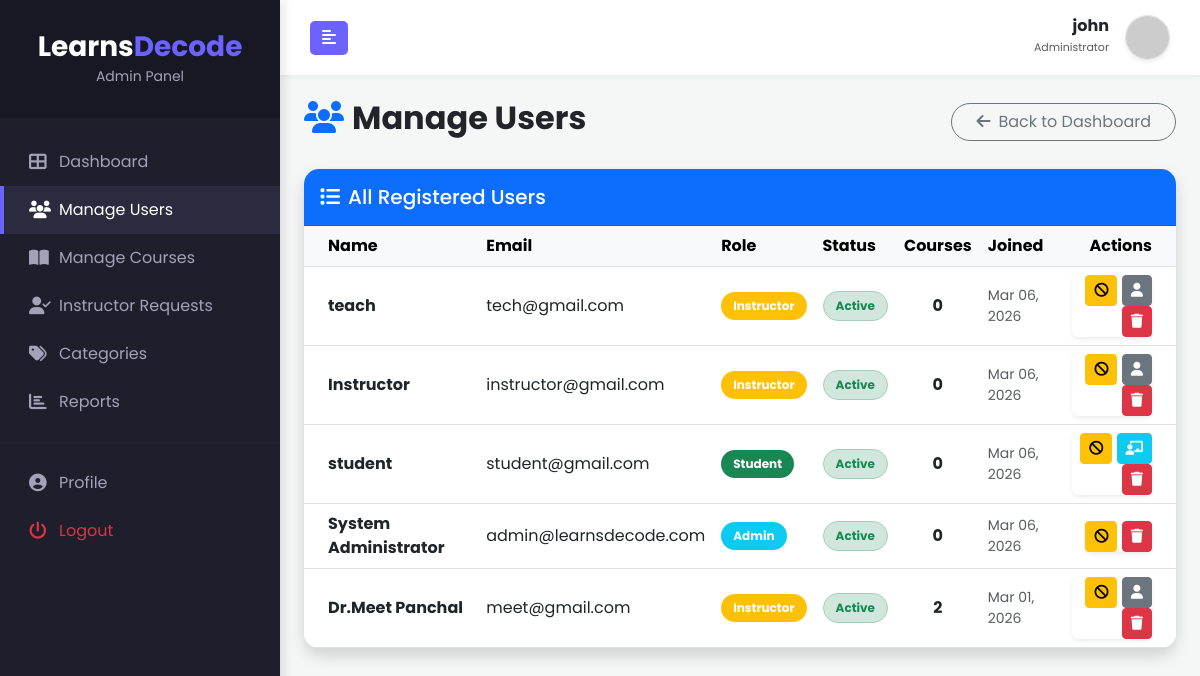
/admin/manage_users.php (signed in), run on an earlier commit of the app's database.
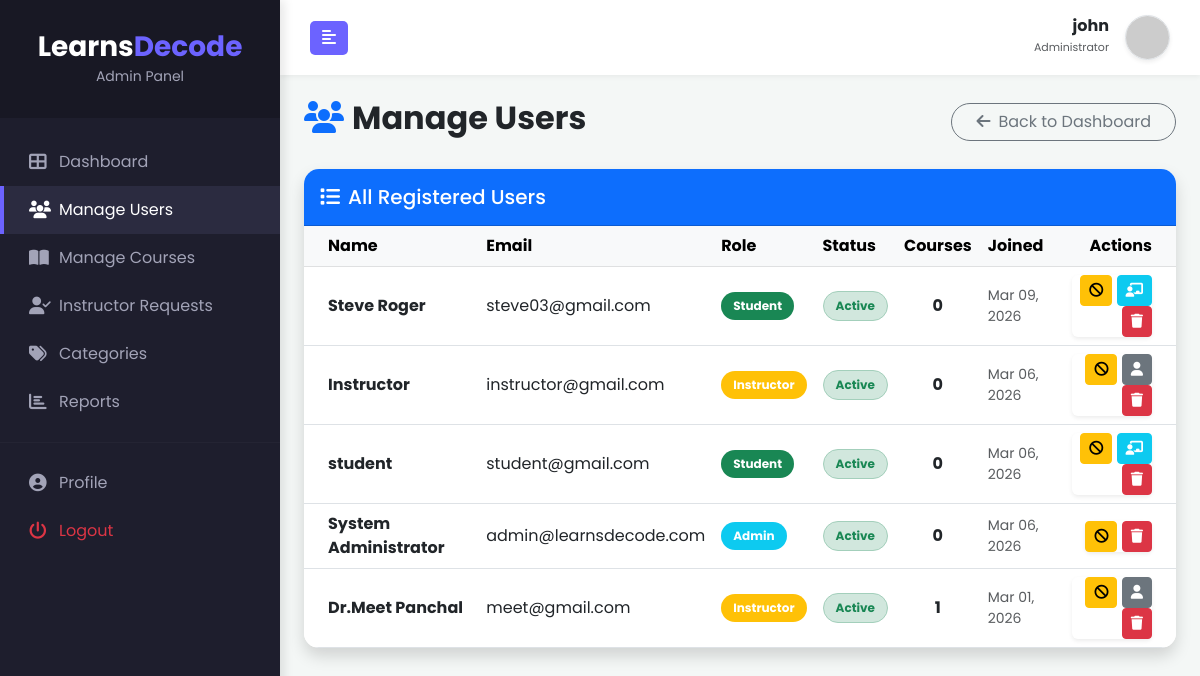
And on a later commit of the database.
### tables this page shows
CREATE TABLE `users` (
  `id` int(10) UNSIGNED NOT NULL,
  `name` varchar(100) NOT NULL,
  `email` varchar(100) NOT NULL,
  `password` varchar(255) NOT NULL,
  `role` enum('student','instructor','admin') NOT NULL DEFAULT 'student',
  `created_at` timestamp NOT NULL DEFAULT current_timestamp(),
  `approved` tinyint(1) DEFAULT 1,
  `otp` varchar(10) DEFAULT NULL
);

### admin/manage_users.php (the view, shortened to what the changed rows need)
<?php
include 'includes/header.php';
$admin_id = $_SESSION['user_id'];
$users_query = "SELECT u.*, COUNT(c.id) as course_count FROM users u LEFT JOIN courses c ON u.id = c.instructor_id WHERE u.id != '$admin_id' GROUP BY u.id ORDER BY u.created_at DESC";
$users_result = mysqli_query($conn, $users_query);
?>
<link rel="stylesheet" href="https://cdnjs.cloudflare.com/ajax/libs/animate.css/4.1.1/animate.min.css"/>
<div class="container-fluid p-4">
    <div class="d-flex justify-content-between align-items-center mb-4 animate__animated animate__fadeInDown">
        <h2 class="fw-bold"><i class="fas fa-users me-2 text-primary"></i>Manage Users</h2>
    </div>
    <div class="card shadow animate__animated animate__fadeInUp">
        <div class="card-body p-0">
            <div class="table-responsive">
                <table class="table table-hover align-middle mb-0">
                    <thead class="table-light">
                        <tr>
                            <th class="ps-4">Name</th>
                            <th>Email</th>
                            <th>Role</th>
                            <th>Status</th>
                            <th>Courses</th>
                            <th>Joined</th>
                            <th class="text-end pe-4">Actions</th>
                        </tr>
                    </thead>
                    <tbody>
                        <?php
                        $delay = 0.1;
                        while($user = mysqli_fetch_assoc($users_result)):
                        ?>
                            <tr class="animate__animated animate__fadeIn" style="animation-delay: <?php echo $delay; ?>s">
                                <td class="ps-4 fw-bold"><?php echo htmlspecialchars($user['name']); ?></td>
                                <td><?php echo htmlspecialchars($user['email']); ?></td>
                                <td>
                                    <span class="badge bg-<?php
                                        echo $user['role'] == 'admin' ? 'info' :
                                             ($user['role'] == 'instructor' ? 'warning' : 'success');
                                    ?>">
                                        <?php echo ucfirst($user['role']); ?>
                                    </span>
                                </td>
                                <td>
                                    <?php if($user['approved']): ?>
                                        <span class="badge bg-success-subtle text-success border border-success-subtle">Active</span>
                                    <?php else: ?>
                                        <span class="badge bg-danger-subtle text-danger border border-danger-subtle">Inactive</span>
                                    <?php endif; ?>
                                </td>
                                <td class="fw-bold text-center"><?php echo $user['course_count']; ?></td>
                                <td class="text-muted small"><?php echo date('M d, Y', strtotime($user['created_at'])); ?></td>
                                <td class="text-end pe-4">
                                    <div class="btn-group shadow-sm" role="group">
                                        <form id="form-<?php echo $user['id']; ?>" method="POST" class="d-inline">
                                            <?php if($user['approved']): ?>
                                                <button type="button" class="btn btn-warning btn-sm"
                                                        onclick="confirmAction(<?php echo $user['id']; ?>, 'deactivate', 'Deactivate this user?')">
                                                    <i class="fas fa-ban"></i>
                                                </button>
                                            <?php endif; ?>
                                            <?php if($user['role'] == 'student'): ?>
                                                <button type="button" class="btn btn-info btn-sm text-white"
                                                        onclick="confirmAction(<?php echo $user['id']; ?>, 'make_instructor', 'Promote to Instructor?')">
                                                    <i class="fas fa-chalkboard-teacher"></i>
                                                </button>
                                            <?php elseif($user['role'] == 'instructor'): ?>
                                                <button type="button" class="btn btn-secondary btn-sm"
                                                        onclick="confirmAction(<?php echo $user['id']; ?>, 'remove_instructor', 'Demote to Student?')">
                                                    <i class="fas fa-user"></i>
                                                </button>
                                            <?php endif; ?>
                                            <button type="button" class="btn btn-danger btn-sm"
                                                    onclick="confirmAction(<?php echo $user['id']; ?>, 'delete', 'Delete this user forever? This cannot be undone!')">
                                                <i class="fas fa-trash"></i>
                                            </button>
                                        </form>
                                    </div>
                                </td>
                            </tr>
                        <?php
                        $delay += 0.05;
                        endwhile;
                        ?>
                    </tbody>
                </table>
            </div>
        </div>
    </div>
</div>
<?php include 'includes/footer.php'; ?>

What changed in the data, as far as the page shows it:
removed users: name "teach", email "tech@gmail.com", role "Instructor", approved "Active", course_count "0", created_at "Mar 06, 2026"
added users: name "Steve Roger", email "steve03@gmail.com", role "Student", approved "Active", course_count "0", created_at "Mar 09, 2026"
computed for users "Dr.Meet Panchal": course_count "2" → "1"
